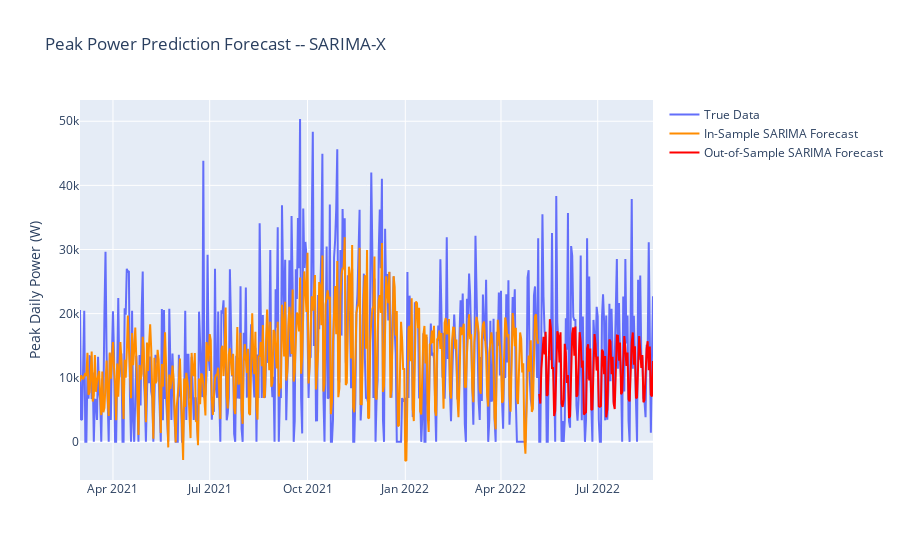

Notebook source saved alongside this figure:
### Markdown cell above
Here, we plot the in-sample SARIMA forecast as well as the out-of-sample prediction, overlaid on the true data. We can see the out-of-sample prediction converges to the sample mean for long forecasting periods, which is typical for SARIMA models and regression models in general; the model just doesn't "know" what will happen that far in the future, and in long-term forecasting, the average becomes the best estimate. Unfortunately, this fails to capture that high variance that our original data is capable of.

### Code cell
fig = go.Figure()
fig.add_trace(
    go.Scatter(x = df_24h_ts["max_power"].index , y = df_24h_ts["max_power"], name = "True Data")
)
fig.add_trace(
    go.Scatter(x = fitted.predict().index, y = fitted.predict() , name = "In-Sample SARIMA Forecast" , line= {"color":"#FF8C00"})
)
fig.add_trace(
    go.Scatter(x = fitted.predict(start = test.index[0] , end = test.index[len(test) - 1], exog = test[["Academic Break" , "Federal Holiday","rollingavg7"]]).index, 
               y = fitted.predict(start = test.index[0] , end = test.index[len(test) - 1], exog = test[["Academic Break" , "Federal Holiday","rollingavg7"]]),  
               name = "Out-of-Sample SARIMA Forecast" , line= {"color":"Red"})
)
fig.update_layout({"title" : "Peak Power Prediction Forecast -- SARIMA-X" , "yaxis_title" : "Peak Daily Power (W)"})
fig.show()
print('Test Set RMSE:', 
      np.sqrt(np.mean((test["max_power"] - fitted.predict(start = test.index[0] , end = test.index[len(test) - 1], exog = test[["Academic Break" , "Federal Holiday","rollingavg7"]]))**2)),
     'Watts')

### Figure 1 — Plotly figure (JSON) as saved in the notebook; plotly's stock layout.template omitted (floating-point values rounded to 4 significant figures; data arrays with more than 128 entries replaced by an {"elided": "..."} marker saying what was removed)
{"data": [{"name": "True Data", "type": "scatter", "x": {"elided": "540 str values"}, "y": {"elided": "540 int values"}}, {"line": {"color": "#FF8C00"}, "name": "In-Sample SARIMA Forecast", "type": "scatter", "x": {"elided": "432 str values"}, "y": {"elided": "432 float values"}}, {"line": {"color": "Red"}, "name": "Out-of-Sample SARIMA Forecast", "type": "scatter", "x": ["2022-05-07T00:00:00", "2022-05-08T00:00:00", "2022-05-09T00:00:00", "2022-05-10T00:00:00", "2022-05-11T00:00:00", "2022-05-12T00:00:00", "2022-05-13T00:00:00", "2022-05-14T00:00:00", "2022-05-15T00:00:00", "2022-05-16T00:00:00", "2022-05-17T00:00:00", "2022-05-18T00:00:00", "2022-05-19T00:00:00", "2022-05-20T00:00:00", "2022-05-21T00:00:00", "2022-05-22T00:00:00", "2022-05-23T00:00:00", "2022-05-24T00:00:00", "2022-05-25T00:00:00", "2022-05-26T00:00:00", "2022-05-27T00:00:00", "2022-05-28T00:00:00", "2022-05-29T00:00:00", "2022-05-30T00:00:00", "2022-05-31T00:00:00", "2022-06-01T00:00:00", "2022-06-02T00:00:00", "2022-06-03T00:00:00", "2022-06-04T00:00:00", "2022-06-05T00:00:00", "2022-06-06T00:00:00", "2022-06-07T00:00:00", "2022-06-08T00:00:00", "2022-06-09T00:00:00", "2022-06-10T00:00:00", "2022-06-11T00:00:00", "2022-06-12T00:00:00", "2022-06-13T00:00:00", "2022-06-14T00:00:00", "2022-06-15T00:00:00", "2022-06-16T00:00:00", "2022-06-17T00:00:00", "2022-06-18T00:00:00", "2022-06-19T00:00:00", "2022-06-20T00:00:00", "2022-06-21T00:00:00", "2022-06-22T00:00:00", "2022-06-23T00:00:00", "2022-06-24T00:00:00", "2022-06-25T00:00:00", "2022-06-26T00:00:00", "2022-06-27T00:00:00", "2022-06-28T00:00:00", "2022-06-29T00:00:00", "2022-06-30T00:00:00", "2022-07-01T00:00:00", "2022-07-02T00:00:00", "2022-07-03T00:00:00", "2022-07-04T00:00:00", "2022-07-05T00:00:00", "2022-07-06T00:00:00", "2022-07-07T00:00:00", "2022-07-08T00:00:00", "2022-07-09T00:00:00", "2022-07-10T00:00:00", "2022-07-11T00:00:00", "2022-07-12T00:00:00", "2022-07-13T00:00:00", "2022-07-14T00:00:00", "2022-07-15T00:00:00", "2022-07-16T00:00:00", "2022-07-17T00:00:00", "2022-07-18T00:00:00", "2022-07-19T00:00:00", "2022-07-20T00:00:00", "2022-07-21T00:00:00", "2022-07-22T00:00:00", "2022-07-23T00:00:00", "2022-07-24T00:00:00", "2022-07-25T00:00:00", "2022-07-26T00:00:00", "2022-07-27T00:00:00", "2022-07-28T00:00:00", "2022-07-29T00:00:00", "2022-07-30T00:00:00", "2022-07-31T00:00:00", "2022-08-01T00:00:00", "2022-08-02T00:00:00", "2022-08-03T00:00:00", "2022-08-04T00:00:00", "2022-08-05T00:00:00", "2022-08-06T00:00:00", "2022-08-07T00:00:00", "2022-08-08T00:00:00", "2022-08-09T00:00:00", "2022-08-10T00:00:00", "2022-08-11T00:00:00", "2022-08-12T00:00:00", "2022-08-13T00:00:00", "2022-08-14T00:00:00", "2022-08-15T00:00:00", "2022-08-16T00:00:00", "2022-08-17T00:00:00", "2022-08-18T00:00:00", "2022-08-19T00:00:00", "2022-08-20T00:00:00", "2022-08-21T00:00:00", "2022-08-22T00:00:00"], "y": [7492.0, 5977.0, 11370.0, 15070.0, 16390.0, 13620.0, 17160.0, 7195.0, 7382.0, 12870.0, 19120.0, 17670.0, 11360.0, 11640.0, 4021.0, 4798.0, 11650.0, 17240.0, 16560.0, 12370.0, 17100.0, 5981.0, 5447.0, 6523.0, 15290.0, 13960.0, 9194.0, 10420.0, 3702.0, 4032.0, 10510.0, 16860.0, 17850.0, 13440.0, 17990.0, 7031.0, 7326.0, 13810.0, 17100.0, 15560.0, 11570.0, 12690.0, 4278.0, 4437.0, 4621.0, 14570.0, 15230.0, 9579.0, 14550.0, 4963.0, 5080.0, 11200.0, 16820.0, 15260.0, 11120.0, 13300.0, 5552.0, 5465.0, 5597.0, 14370.0, 14050.0, 10540.0, 13400.0, 3830.0, 5058.0, 11140.0, 15970.0, 15640.0, 10550.0, 13250.0, 5944.0, 5122.0, 11470.0, 16580.0, 16550.0, 12660.0, 15490.0, 7410.0, 7761.0, 12480.0, 16510.0, 14620.0, 11840.0, 13940.0, 6648.0, 6307.0, 11770.0, 15480.0, 17060.0, 12040.0, 14920.0, 6807.0, 6908.0, 12250.0, 16500.0, 14320.0, 11540.0, 13550.0, 6179.0, 6521.0, 12170.0, 14460.0, 15690.0, 11190.0, 14880.0, 7340.0, 7067.0, 12620.0]}], "layout": {"autosize": true, "dragmode": "pan", "title": {"text": "Peak Power Prediction Forecast -- SARIMA-X"}, "xaxis": {"autorange": true, "range": ["2021-03-01", "2022-08-22"], "showspikes": false, "type": "date"}, "yaxis": {"autorange": true, "range": [-5952.0, 53320.0], "showspikes": false, "title": {"text": "Peak Daily Power (W)"}, "type": "linear"}}}
